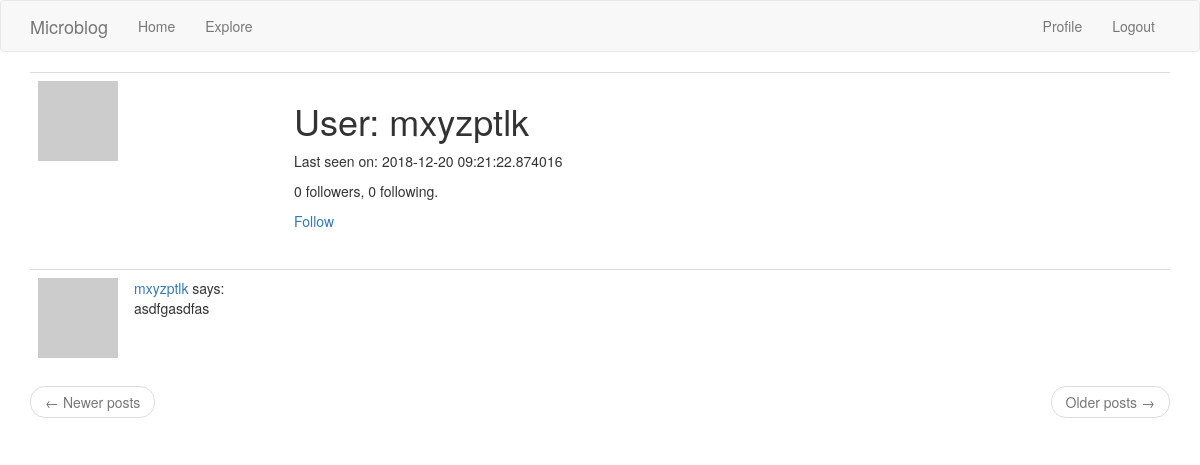
Before: /user/mxyzptlk (signed in) with the older database file.
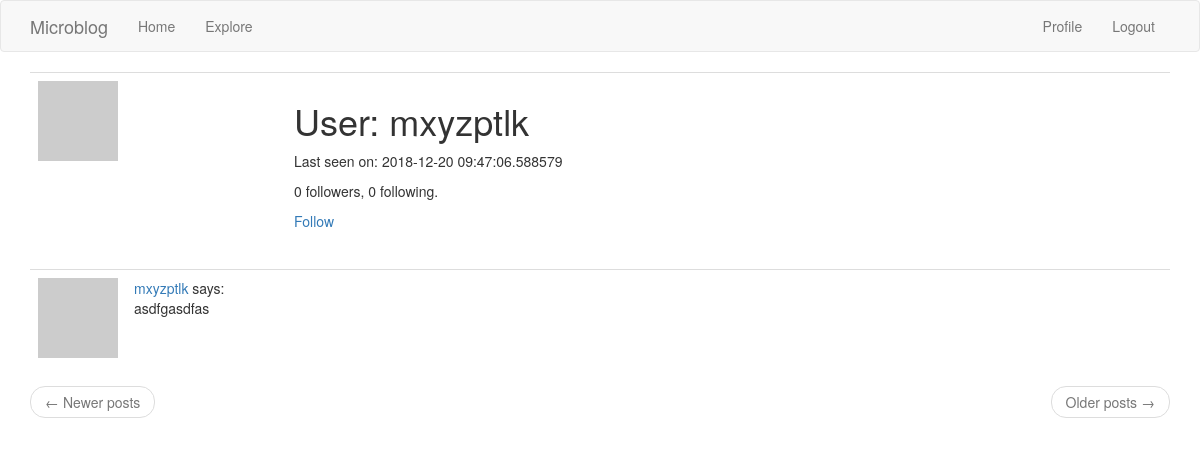
After: the same page with the newer database file.
### app/models.py (models this page shows, shortened)
class User(UserMixin, db.Model):
    id = db.Column(db.Integer, primary_key=True)
    username = db.Column(db.String(64), index=True, unique=True)
    email = db.Column(db.String(120), index=True, unique=True)
    password_hash = db.Column(db.String(128))
    posts = db.relationship('Post', backref='author', lazy='dynamic')
    about_me = db.Column(db.String(140))
    last_seen = db.Column(db.DateTime, default=datetime.utcnow)
    followed = db.relationship(
        'User', secondary=followers,
        primaryjoin=(followers.c.follower_id == id),
        secondaryjoin=(followers.c.followed_id == id),
        backref=db.backref('followers', lazy='dynamic'), lazy='dynamic')
    def avatar(self, size):
        digest = md5(self.email.lower().encode('utf-8')).hexdigest()
        return 'https://www.gravatar.com/avatar/{}?d=identicon&s={}'.format(
            digest, size)
    def is_following(self, user):
        return self.followed.filter(
            followers.c.followed_id == user.id
        ).count() > 0

### app/routes.py (the view)
@app.route('/user/<username>')
@login_required
def user(username):
    user = User.query.filter_by(username=username).first_or_404()
    page = request.args.get('page', 1, type=int)
    posts = user.posts.order_by(Post.timestamp.desc()).paginate(
        page, app.config['POSTS_PER_PAGE'], False)
    next_url = url_for('user', username=user.username, page=posts.next_num) \
        if posts.has_next else None
    prev_url = url_for('user', username=user.username, page=posts.prev_num) \
        if posts.has_prev else None
    return render_template('user.html', user=user, posts=posts.items,
                           next_url=next_url, prev_url=prev_url)

### app/models.py (called while the page is built)
@login.user_loader
def load_user(id):
    return User.query.get(int(id))

### app/routes.py (called while the page is built)
@app.before_request
def before_request():
    if current_user.is_authenticated:
        current_user.last_seen = datetime.utcnow()
        db.session.commit()

### app/templates/user.html (shortened to what this page needs)
{% extends "base.html" %}
{% block app_content %}
    <table class="table table-hover">
        <tr>
            <td width="256px"><img src="{{ user.avatar(256) }}"></td>
            <td>
                <h1>User: {{ user.username }}</h1>
                {% if user.last_seen %}<p>Last seen on: {{ user.last_seen }}</p>{% endif %}
                <p>{{ user.followers.count() }} followers, {{ user.followed.count() }} following.</p>
                {% if user == current_user %}
                <p><a href="{{ url_for('edit_profile') }}">Edit your profile</a></p>
                {% elif not current_user.is_following(user) %}
                <p><a href="{{ url_for('follow', username=user.username) }}">Follow</a></p>
                {% else %}
                <p><a href="{{ url_for('unfollow', username=user.username) }}">Unfollow</a></p>
                {% endif %}
            </td>
        </tr>
    </table>
    {% for post in posts %}
        {% include '_post.html' %}
    {% endfor %}
    <nav aria-label="...">
        <ul class="pager">
            <li class="previous{% if not prev_url %} disabled{% endif %}">
                <a href="{{ prev_url or '#' }}">
                    <span aria-hidden="true">&larr;</span> Newer posts
                </a>
            </li>
            <li class="next{% if not next_url %} disabled{% endif %}">
                <a href="{{ next_url or '#' }}">
                    Older posts <span aria-hidden="true">&rarr;</span>
                </a>
            </li>
        </ul>
    </nav>
{% endblock %}

Changed rows visible on the page:
changed User "mxyzptlk": last_seen "2018-12-20 09:21:22.874016" → "2018-12-20 09:47:06.588579"
